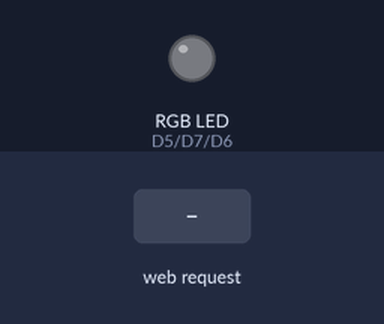
Recording of a program running on a simulated ESP8266 (Wemos D1 mini). On the bench: an RGB LED mixed from three pins (HIGH = lit). The inputs (shaded band) are chosen by the test bench. Dim RGB values are drawn brighter than linear; WiFi joins after 1.5 s; servers stay silent unless stated; storage starts empty; what the program prints to the serial monitor is not drawn.

Above: at 2.7 s.
2.8 s: HTTP request GET /?red=1 received
At 3.7 s:
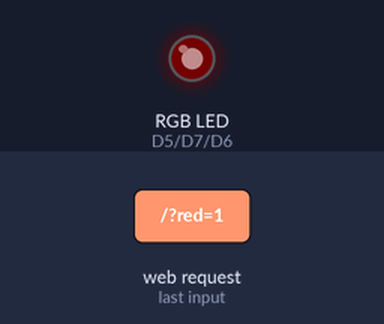
4.3 s: HTTP request GET /?red=120 received
At 4.8 s:
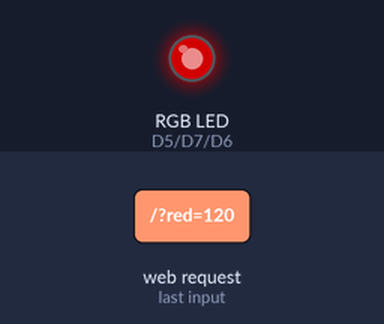
5.8 s: HTTP request GET /?blue=1 received
At 7.0 s:
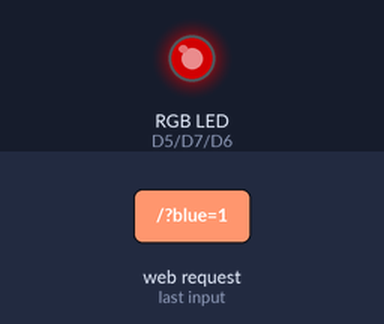
7.3 s: HTTP request GET /?red=0 received
At 8.3 s:
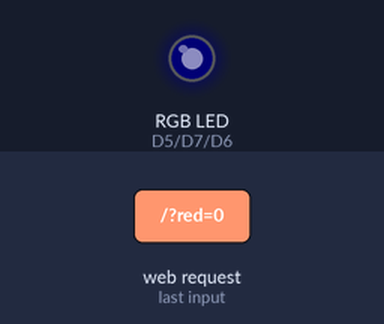
8.8 s: HTTP request GET /?blue=120 received
At 9.4 s:
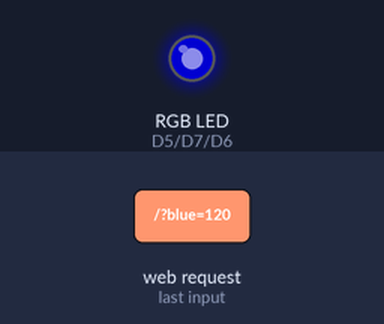
10.3 s: HTTP request GET /?green=1 received
At 10.6 s:
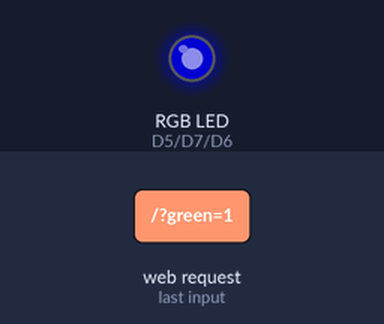
Timing chart, 0 to 12.8 s (numbered marks = the images above; inputs shaded):
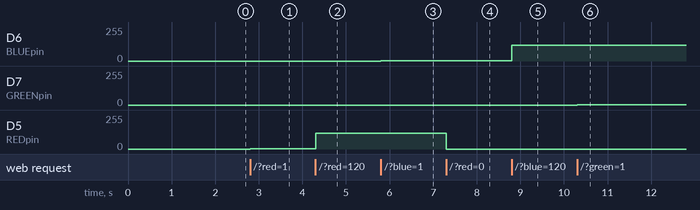

The program:

main.cpp
```cpp
#include <Arduino.h>
#include <ESP8266WiFi.h>
#include <ESP8266WebServer.h>
#include <LittleFS.h>

ESP8266WebServer server(80);

const char *ssid = "";
const char *password = "";

unsigned long last_time_serial = 0;

uint8_t REDpin = D5;
uint8_t BLUEpin = D6;
uint8_t GREENpin = D7;

short red = 0;
short blue = 0;
short green = 0;

String getContentType(String filename);
bool handleFileRead(String path);

void setup()
{
  pinMode(BLUEpin, OUTPUT);
  pinMode(REDpin, OUTPUT);
  pinMode(GREENpin, OUTPUT);

  Serial.begin(115200);
  Serial.println();

  // Підключення до домашнього роутера
  WiFi.mode(WIFI_STA);
  WiFi.begin(ssid, password);
  Serial.printf("Connecting to %s ", ssid);

  while (WiFi.status() != WL_CONNECTED)
  {
    if (millis() - last_time_serial >= 500)
    {
      last_time_serial = millis();
      Serial.print(".");
    }
  }
  Serial.println(" connected!");

  IPAddress myIP = WiFi.localIP();
  Serial.print("IP address: ");
  Serial.println(myIP);

  if (!LittleFS.begin())
  {
    Serial.println("An Error has occurred while mounting LittleFS");
    return;
  }

  server.on("/", []()
            { handleFileRead("/index.html"); });
  server.onNotFound([]()
                    {
    if (!handleFileRead(server.uri()))
      server.send(404, "text/plain", "404: Not Found"); });

  server.begin();
  Serial.println("Web server started successfully!");

  analogWrite(REDpin, 0);
  analogWrite(GREENpin, 0);
  analogWrite(BLUEpin, 0);
}

void loop()
{
  server.handleClient();

  if (server.hasArg("red"))
    red = server.arg("red").toInt();
  if (server.hasArg("blue"))
    blue = server.arg("blue").toInt();
  if (server.hasArg("green"))
    green = server.arg("green").toInt();

  analogWrite(REDpin, red);
  analogWrite(BLUEpin, blue);
  analogWrite(GREENpin, green);
}

String getContentType(String filename)
{
  if (filename.endsWith(".html"))
    return "text/html";
  else if (filename.endsWith(".css"))
    return "text/css";
  else if (filename.endsWith(".js"))
    return "application/javascript";
  else if (filename.endsWith(".ico"))
    return "image/x-icon";
  return "text/plain";
}

bool handleFileRead(String path)
{
  if (path.endsWith("/"))
    path += "index.html";
  String contentType = getContentType(path);

  if (LittleFS.exists(path))
  {
    File file = LittleFS.open(path, "r");
    server.streamFile(file, contentType);
    file.close();
    return true;
  }

  Serial.println("\tFile Not Found on LittleFS");
  return false;
}
```

Measured:
- after the input at 2.8 s, D5 (REDpin): 0/255 → 1/255 at once
- after the input at 4.3 s, D5 (REDpin): 1/255 → 120/255 at once
- after the input at 5.8 s, D6 (BLUEpin): 0/255 → 1/255 at once
- after the input at 7.3 s, D5 (REDpin): 120/255 → 0/255 at once
- after the input at 8.8 s, D6 (BLUEpin): 1/255 → 120/255 at once
- after the input at 10.3 s, D7 (GREENpin): 0/255 → 1/255 at once
